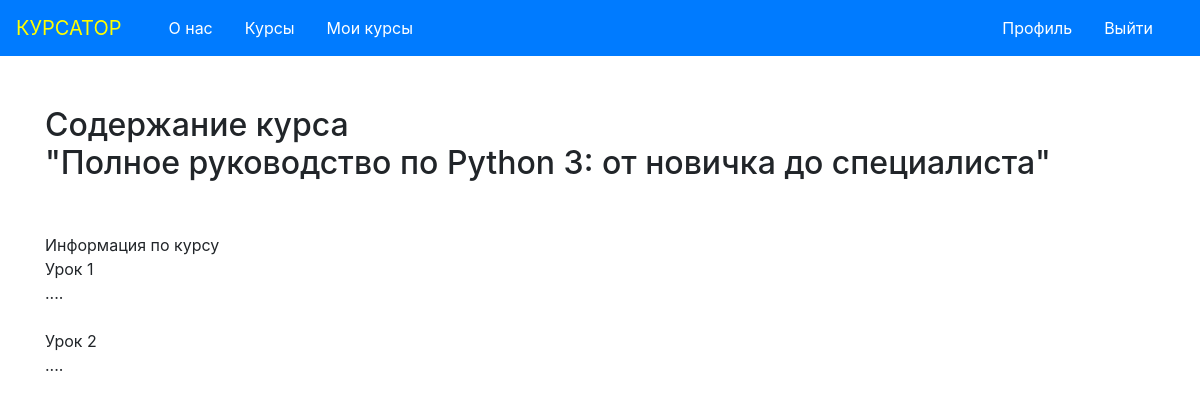
The app's page /courses/course_3 (signed in) with its own data.
### app.py (models this page shows, shortened)
class Course(db.Model):
    id = db.Column(db.Integer, primary_key=True)
    title = db.Column(db.String(200), nullable=False)
    author = db.Column(db.String(100), nullable=False)
    category = db.Column(db.String(50), nullable=False, default='Общая')
    short_description = db.Column(db.Text, nullable=False)
    full_description = db.Column(db.Text, nullable=False)
    content = db.Column(db.Text, nullable=True)  # Описание курса
    created_at = db.Column(db.DateTime, default=datetime.utcnow)

### app.py (the view)
@app.route('/courses/course_<int:course_id>', endpoint='course_page')
@login_required
def course_page(course_id):
    course = Course.query.get(course_id)
    return render_template('course_page.html', course=course)

### templates/course_page.html (shortened to what this page needs)
{% extends "menu.html" %}
    {% block content %}
    <h2 style="margin-bottom: 50px; margin-top: 50px;">Содержание курса <br> "{{ course.title }}"</h2>
    {% if course.content %}
        <p>{{ course.content|replace("\n", "<br>")|safe }}</p>
    {% else %}
        <p>Курс еще в разработке.</p>
    {% endif %}
    {% endblock %}

### records on screen
Course: title "Полное руководство по Python 3: от новичка до специалиста", content "Информация по курсу Урок 1 .... Урок 2 ...."
